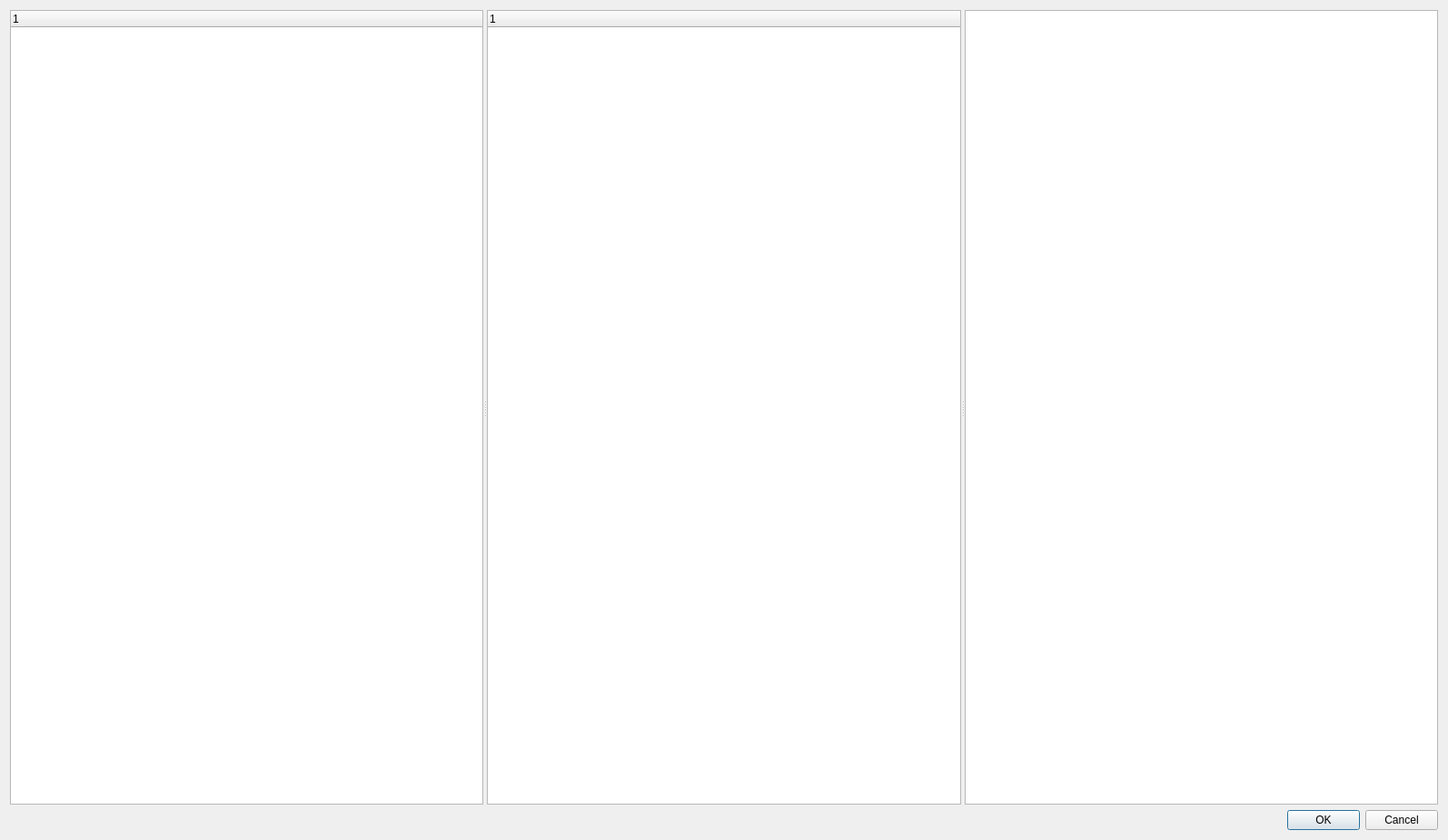
<?xml version="1.0" encoding="UTF-8"?>
<ui version="4.0">
    <class>Dialog</class>
    <widget class="QDialog" name="Dialog">
        <property name="geometry">
            <rect>
                <x>0</x>
                <y>0</y>
                <width>1594</width>
                <height>925</height>
            </rect>
        </property>
        <property name="windowTitle">
            <string>Dialog</string>
        </property>
        <layout class="QVBoxLayout" name="verticalLayout">
            <item>
                <widget class="QSplitter" name="splitter">
                    <property name="orientation">
                        <enum>Qt::Horizontal</enum>
                    </property>
                    <widget class="QTreeWidget" name="tree_widget_object">
                        <column>
                            <property name="text">
                                <string notr="true">1</string>
                            </property>
                        </column>
                    </widget>
                    <widget class="QTreeWidget" name="tree_widget_propertysets">
                        <column>
                            <property name="text">
                                <string notr="true">1</string>
                            </property>
                        </column>
                    </widget>
                    <widget class="QTableWidget" name="table_widget_values"/>
                </widget>
            </item>
            <item>
                <widget class="QDialogButtonBox" name="buttonBox">
                    <property name="orientation">
                        <enum>Qt::Horizontal</enum>
                    </property>
                    <property name="standardButtons">
                        <set>QDialogButtonBox::Cancel|QDialogButtonBox::Ok</set>
                    </property>
                </widget>
            </item>
        </layout>
    </widget>
    <resources/>
    <connections>
        <connection>
            <sender>buttonBox</sender>
            <signal>accepted()</signal>
            <receiver>Dialog</receiver>
            <slot>accept()</slot>
            <hints>
                <hint type="sourcelabel">
                    <x>248</x>
                    <y>254</y>
                </hint>
                <hint type="destinationlabel">
                    <x>157</x>
                    <y>274</y>
                </hint>
            </hints>
        </connection>
        <connection>
            <sender>buttonBox</sender>
            <signal>rejected()</signal>
            <receiver>Dialog</receiver>
            <slot>reject()</slot>
            <hints>
                <hint type="sourcelabel">
                    <x>316</x>
                    <y>260</y>
                </hint>
                <hint type="destinationlabel">
                    <x>286</x>
                    <y>274</y>
                </hint>
            </hints>
        </connection>
    </connections>
</ui>
